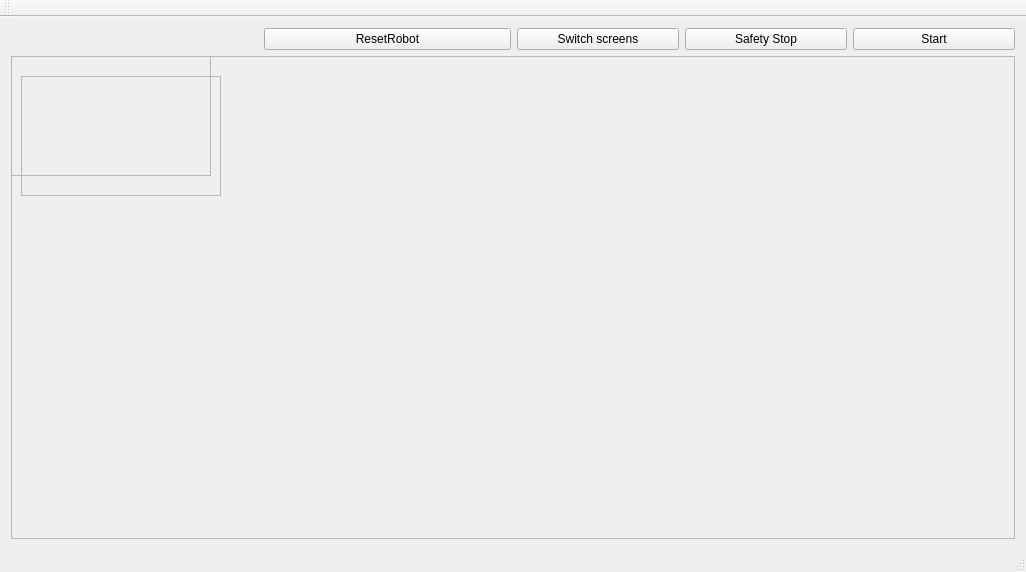
<?xml version="1.0" encoding="UTF-8"?>
<ui version="4.0">
 <class>MainWindow</class>
 <widget class="QMainWindow" name="MainWindow">
  <property name="geometry">
   <rect>
    <x>0</x>
    <y>0</y>
    <width>1026</width>
    <height>572</height>
   </rect>
  </property>
  <property name="windowTitle">
   <string>MainWindow</string>
  </property>
  <widget class="QWidget" name="centralWidget">
   <layout class="QGridLayout" name="gridLayout">
    <item row="2" column="0" colspan="2">
     <widget class="QFrame" name="frame">
      <property name="enabled">
       <bool>true</bool>
      </property>
      <property name="sizePolicy">
       <sizepolicy hsizetype="MinimumExpanding" vsizetype="Expanding">
        <horstretch>0</horstretch>
        <verstretch>0</verstretch>
       </sizepolicy>
      </property>
      <property name="minimumSize">
       <size>
        <width>426</width>
        <height>240</height>
       </size>
      </property>
      <property name="frameShape">
       <enum>QFrame::StyledPanel</enum>
      </property>
      <property name="frameShadow">
       <enum>QFrame::Raised</enum>
      </property>
      <widget class="QFrame" name="frame_2">
       <property name="geometry">
        <rect>
         <x>10</x>
         <y>20</y>
         <width>200</width>
         <height>120</height>
        </rect>
       </property>
       <property name="sizePolicy">
        <sizepolicy hsizetype="MinimumExpanding" vsizetype="Expanding">
         <horstretch>0</horstretch>
         <verstretch>0</verstretch>
        </sizepolicy>
       </property>
       <property name="minimumSize">
        <size>
         <width>0</width>
         <height>0</height>
        </size>
       </property>
       <property name="frameShape">
        <enum>QFrame::StyledPanel</enum>
       </property>
       <property name="frameShadow">
        <enum>QFrame::Raised</enum>
       </property>
      </widget>
      <widget class="QFrame" name="frame_3">
       <property name="geometry">
        <rect>
         <x>0</x>
         <y>0</y>
         <width>200</width>
         <height>120</height>
        </rect>
       </property>
       <property name="sizePolicy">
        <sizepolicy hsizetype="MinimumExpanding" vsizetype="Expanding">
         <horstretch>0</horstretch>
         <verstretch>0</verstretch>
        </sizepolicy>
       </property>
       <property name="minimumSize">
        <size>
         <width>0</width>
         <height>0</height>
        </size>
       </property>
       <property name="frameShape">
        <enum>QFrame::StyledPanel</enum>
       </property>
       <property name="frameShadow">
        <enum>QFrame::Raised</enum>
       </property>
      </widget>
     </widget>
    </item>
    <item row="1" column="0" colspan="2">
     <layout class="QGridLayout" name="gridLayout_2">
      <item row="0" column="3">
       <widget class="QPushButton" name="pushButton_7">
        <property name="sizePolicy">
         <sizepolicy hsizetype="Fixed" vsizetype="Fixed">
          <horstretch>0</horstretch>
          <verstretch>0</verstretch>
         </sizepolicy>
        </property>
        <property name="minimumSize">
         <size>
          <width>162</width>
          <height>0</height>
         </size>
        </property>
        <property name="text">
         <string>Safety Stop</string>
        </property>
       </widget>
      </item>
      <item row="0" column="0">
       <widget class="QLabel" name="lblStatus">
        <property name="text">
         <string/>
        </property>
       </widget>
      </item>
      <item row="0" column="2">
       <widget class="QPushButton" name="pushButton_8">
        <property name="sizePolicy">
         <sizepolicy hsizetype="Fixed" vsizetype="Fixed">
          <horstretch>0</horstretch>
          <verstretch>0</verstretch>
         </sizepolicy>
        </property>
        <property name="minimumSize">
         <size>
          <width>162</width>
          <height>0</height>
         </size>
        </property>
        <property name="text">
         <string>Switch screens</string>
        </property>
       </widget>
      </item>
      <item row="0" column="4">
       <widget class="QPushButton" name="pushButton_9">
        <property name="enabled">
         <bool>true</bool>
        </property>
        <property name="sizePolicy">
         <sizepolicy hsizetype="Fixed" vsizetype="Fixed">
          <horstretch>0</horstretch>
          <verstretch>0</verstretch>
         </sizepolicy>
        </property>
        <property name="minimumSize">
         <size>
          <width>162</width>
          <height>0</height>
         </size>
        </property>
        <property name="text">
         <string>Start</string>
        </property>
       </widget>
      </item>
      <item row="0" column="1">
       <widget class="QPushButton" name="pushButton">
        <property name="text">
         <string>ResetRobot</string>
        </property>
       </widget>
      </item>
     </layout>
    </item>
   </layout>
  </widget>
  <widget class="QMenuBar" name="menuBar">
   <property name="geometry">
    <rect>
     <x>0</x>
     <y>0</y>
     <width>1026</width>
     <height>26</height>
    </rect>
   </property>
  </widget>
  <widget class="QToolBar" name="mainToolBar">
   <attribute name="toolBarArea">
    <enum>TopToolBarArea</enum>
   </attribute>
   <attribute name="toolBarBreak">
    <bool>false</bool>
   </attribute>
  </widget>
  <widget class="QStatusBar" name="statusBar"/>
 </widget>
 <layoutdefault spacing="6" margin="11"/>
 <resources/>
 <connections/>
</ui>
